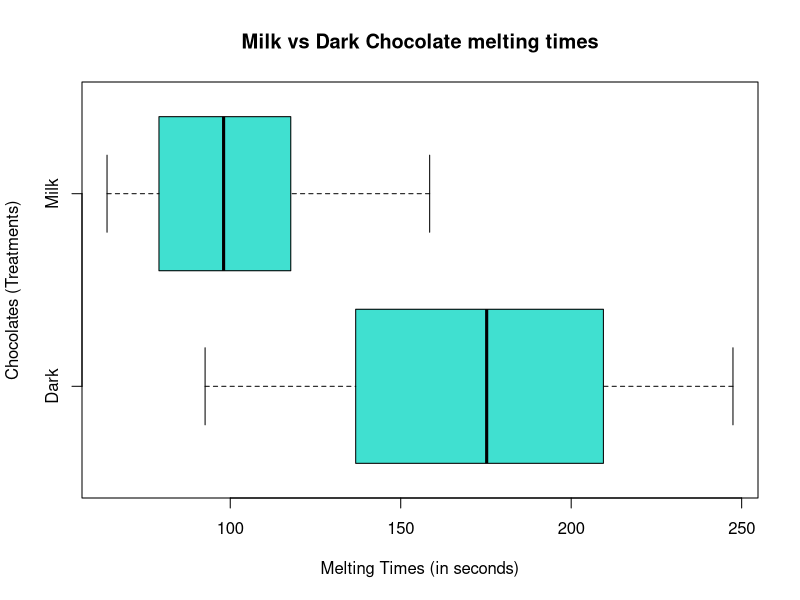
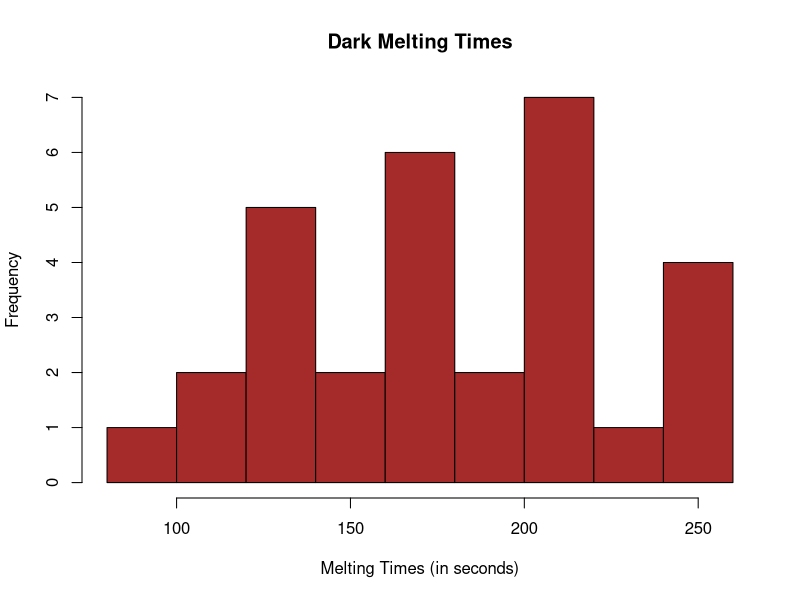
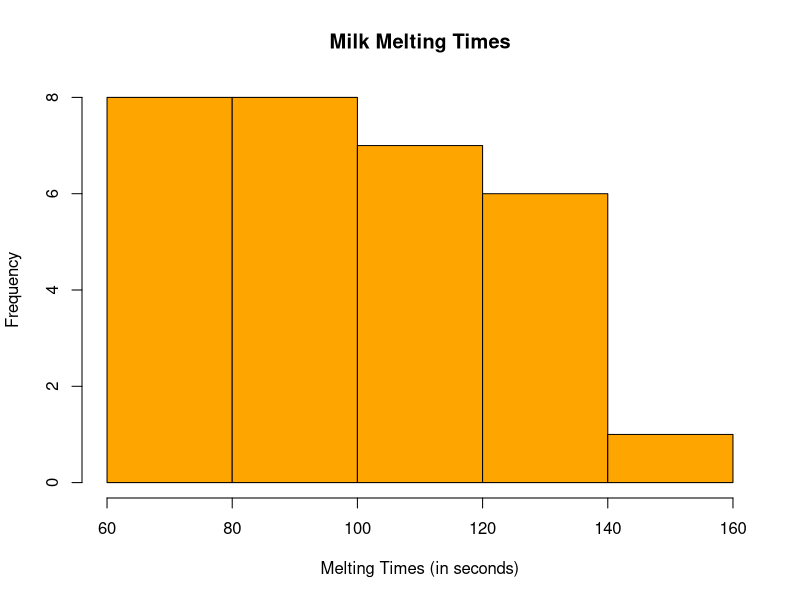
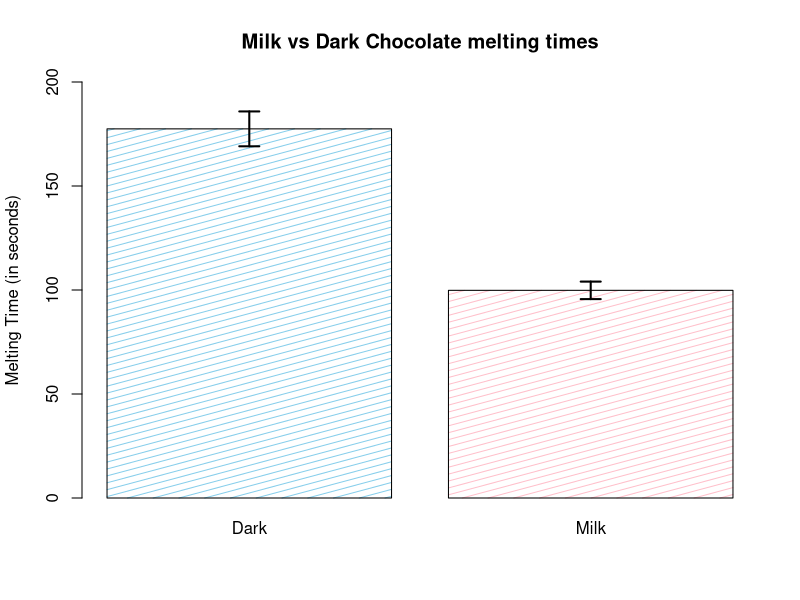

R code for these plots, in order:
#Store your data into a dataframe. Rename "treatment_1" and "treatment_2" with your actual data names. Then enter it into the c() portion. 
my_data <- data.frame(
  Dark = c(206.76, 174.76, 206.37, 92.62, 162.55, 167.67, 131.86, 136.79, 106, 203.39, 203.34, 218.97, 242.27, 188.13, 241.14, 247.45, 242.33, 168.51, 189.43, 219.58, 157.4, 163.21, 175.66, 209.45, 239.66, 120.19, 132.75, 154.26, 100.86, 120.77),
  Milk = c(80.36, 63.86, 73.17, 73.96, 133.68, 158.49, 137.73, 127.82, 121.01, 77.99, 117.75, 108.77, 77.21, 111.43, 73.33, 82.43, 97.05, 105.32, 92.78, 102.18, 89.74, 111.24, 121.23, 79.09, 77.24, 98.64, 80.58, 97.46, 101.73, 121.69)
)

##Part A: Numerical Summary
#Gives a five number summary, as required in Part A. 
summary(my_data)
sd(my_data$Dark)
sd(my_data$Milk)
#This gives only the standard deviation for one treatment. Figure out the other.

##Part B: Graphical Summary
#Make Boxplot, as required in Part B.
boxplot(my_data, 
        horizontal = T, 
        main = "Milk vs Dark Chocolate melting times",
        col = "turquoise", 
        xlab = "Melting Times (in seconds)",
        ylab = "Chocolates (Treatments)")

hist(my_data$Dark,
     main = "Dark Melting Times",
     col = "brown",
     xlab = "Melting Times (in seconds)",)

hist(my_data$Milk,
     main = "Milk Melting Times",
     col = "orange",
     xlab = "Melting Times (in seconds)",)

##Error Bars Code
#Run the next two lines of code with no modifications. 
SEM <- function (x){sd(x) / sqrt(length(x))}
error.bar <- function(x, y, upper, lower = upper, length = 0.1,...){arrows(x, y + upper, x, y - lower, angle = 90, code = 3, lwd = 2, length = length, ...)}

#Rename ylab and main. You can also change the colors if you feel like it. Then, run it.
my_barplot <- barplot(colMeans(my_data), 
                     density = 15,
                     angle = 15, 
                     col = c("skyblue", "pink"),
                     ylim = c(0, 200),
                     ylab = "Melting Time (in seconds)",
                     main = "Milk vs Dark Chocolate melting times"
)
#Run the code below, without any modifications. 
error.bar(my_barplot, colMeans(my_data), apply(my_data, 2, SEM))

